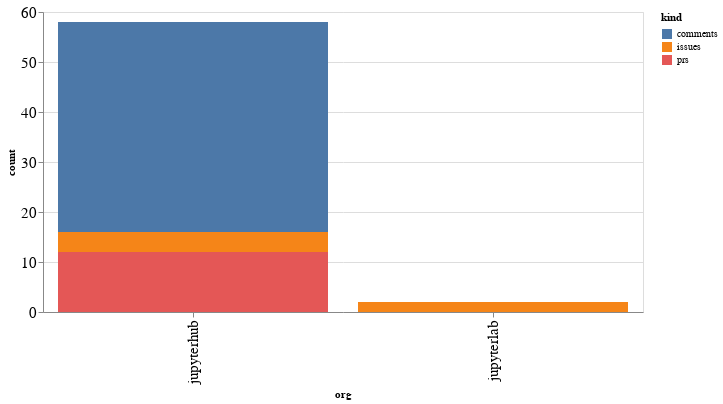

The notebook cell saved with this chart:
### Code cell
alt.Chart(org_summaries, width=600).mark_bar().encode(
    x='org',
    y='count',
    color='kind',
    tooltip="org"
)

### Figure 1 — Vega-Lite specification as saved in the notebook (floating-point values rounded to 4 significant figures)
{"config": {"axisLeft": {"labelFontSize": 15}, "axisBottom": {"labelFontSize": 15}}, "data": {"name": "data-17c14ef1335012cf23271ab2a762cfb6"}, "mark": "bar", "encoding": {"color": {"type": "nominal", "field": "kind"}, "tooltip": {"type": "nominal", "field": "org"}, "x": {"type": "nominal", "field": "org"}, "y": {"type": "quantitative", "field": "count"}}, "width": 600, "$schema": "https://vega.github.io/schema/vega-lite/v4.8.1.json", "datasets": {"data-17c14ef1335012cf23271ab2a762cfb6": [{"org": "jupyterhub", "kind": "comments", "count": 42}, {"org": "jupyterhub", "kind": "issues", "count": 4}, {"org": "jupyterhub", "kind": "prs", "count": 12}, {"org": "jupyterlab", "kind": "issues", "count": 2}]}}
